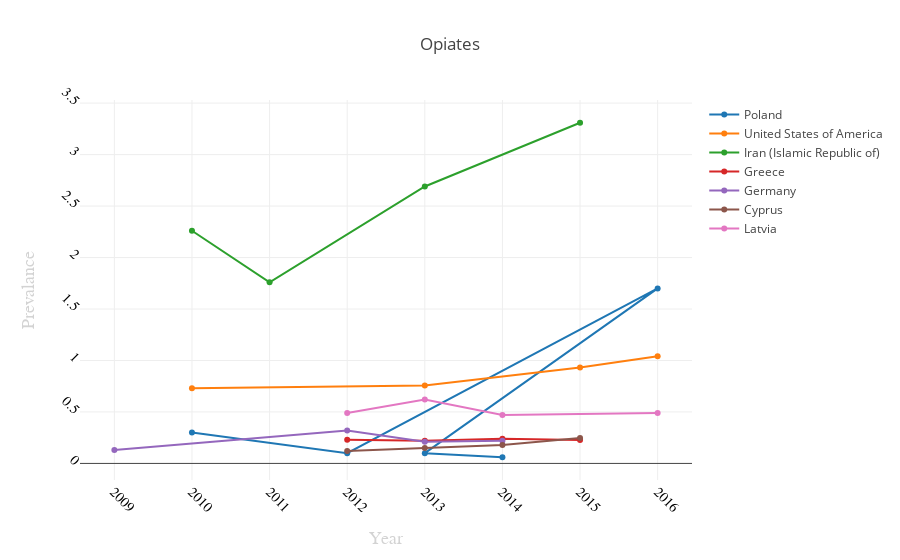

The notebook cell saved with this chart:
### Code cell
"""
import pandas as pd


plotly.offline.plot({
    "data": [go.Scatter(x=dfu.Year, y=dfu['Prevalence'])],
    "layout": go.Layout(title="AMphetamines")
}, auto_open=True)
"""

df5_count=df5.groupby('Country',).size().reset_index()
df5_count.rename(columns={0:'Count'},inplace=True)
df5_top=df5_count.sort_values('Count',ascending=False)[0:7]

l=list(df5_top['Country'])
print(l)

data=[]
layout = go.Layout(title="Opiates",
    xaxis=dict(
        title='Year',
        titlefont=dict(
            family='Arial, sans-serif',
            size=18,
            color='lightgrey'
        ),
        showticklabels=True,
        tickangle=45,
        tickfont=dict(
            family='Old Standard TT, serif',
            size=14,
            color='black'
        ),
        exponentformat='e',
        showexponent='all'
    ),
    yaxis=dict(
        title='Prevalance',
        titlefont=dict(
            family='Arial, sans-serif',
            size=18,
            color='lightgrey'
        ),
        showticklabels=True,
        tickangle=45,
        tickfont=dict(
            family='Old Standard TT, serif',
            size=14,
            color='black'
        ),
        exponentformat='e',
        showexponent='all'
    )
)
for i in range(len(l)):
    dfu=df5[df5['Country']==l[i]]
    trace0= go.Scatter(x=dfu.Year,y=dfu['Prevalence'],name=l[i])
    data.append(trace0) 
fig = go.Figure(data=data, layout=layout)
iplot(fig, filename='axes-labels')    
#iplot(data)#layout: {' Title' : "Amphetamines" })#xTitle='Year',yTitle='Prevalence'}

### Figure 1 — Plotly figure (JSON) as saved in the notebook; plotly's stock layout.template omitted (floating-point values rounded to 4 significant figures)
{"data": [{"name": "Poland", "type": "scatter", "uid": "c45d31cd-7f50-446e-8c9a-f6b5fecce73a", "x": [2010, 2012, 2016, 2013, 2014], "y": [0.3, 0.1, 1.7, 0.1, 0.06]}, {"name": "United States of America", "type": "scatter", "uid": "0b361ed7-becc-4241-97eb-95376b888650", "x": [2010, 2013, 2015, 2016], "y": [0.73, 0.756, 0.931, 1.04]}, {"name": "Iran (Islamic Republic of)", "type": "scatter", "uid": "36c946d4-d5bd-4b6a-b435-1513aaa70679", "x": [2010, 2011, 2013, 2015], "y": [2.26, 1.76, 2.69, 3.309]}, {"name": "Greece", "type": "scatter", "uid": "4f6a2c26-f1f8-42c0-9f3c-ad2166bc4364", "x": [2012, 2013, 2014, 2015], "y": [0.23, 0.22, 0.24, 0.227]}, {"name": "Germany", "type": "scatter", "uid": "bbffbf0c-6f7f-41f9-b56b-d2f5b546ba27", "x": [2009, 2012, 2013, 2014], "y": [0.13, 0.32, 0.21, 0.22]}, {"name": "Cyprus", "type": "scatter", "uid": "7fcf081c-f6cb-42ce-8a5f-9c783ddfeeff", "x": [2012, 2013, 2014, 2015], "y": [0.12, 0.15, 0.18, 0.246]}, {"name": "Latvia", "type": "scatter", "uid": "83529a0c-ba58-4d25-8f01-bd02fa620f86", "x": [2012, 2013, 2014, 2016], "y": [0.49, 0.62, 0.47, 0.49]}], "layout": {"title": {"text": "Opiates"}, "xaxis": {"exponentformat": "e", "showexponent": "all", "showticklabels": true, "tickangle": 45, "tickfont": {"color": "black", "family": "Old Standard TT, serif", "size": 14}, "title": {"font": {"color": "lightgrey", "family": "Arial, sans-serif", "size": 18}, "text": "Year"}}, "yaxis": {"exponentformat": "e", "showexponent": "all", "showticklabels": true, "tickangle": 45, "tickfont": {"color": "black", "family": "Old Standard TT, serif", "size": 14}, "title": {"font": {"color": "lightgrey", "family": "Arial, sans-serif", "size": 18}, "text": "Prevalance"}}}}
